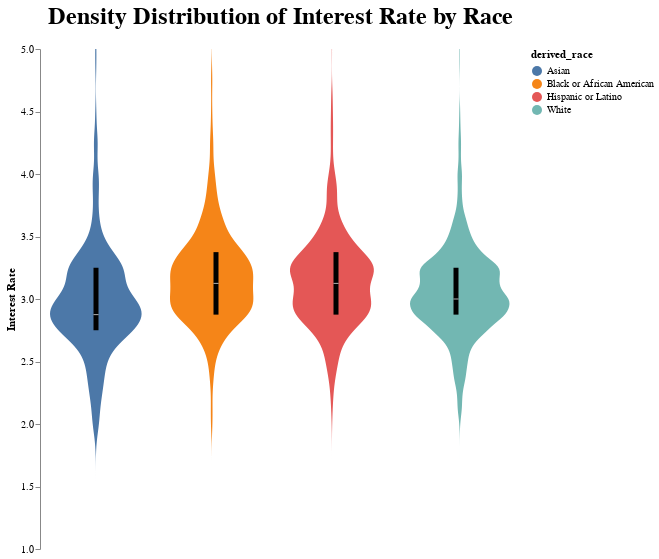

Notebook cell for this chart:
### Markdown cell above
Lets make our Violin Chart.

### Code cell
# Construct Violin Chart.
violins = alt.Chart().transform_density(
    'interest_rate',
    as_=['interest_rate','density'],
    extent=[1, 5],
    groupby=['derived_race']
).mark_area(orient='horizontal').encode(
    y=alt.Y('interest_rate:Q', title = '', axis=alt.Axis(tickCount=10, offset=10)),
    color='derived_race:N',
    x=alt.X(
        'density:Q',
        stack='center',
        impute=None,
        title=None,
        axis=None #alt.Axis(labels=False, values=[0],grid=False, ticks=True),
    ),
)

# Lets make quantile bars to see median, 25% quantiles, and 75% quantiles.
# We will then facet the violin plots for each racial group to plot them next to each other.
violins2=alt.layer(
    violins,
    alt.Chart().mark_boxplot(size=5, extent=0, outliers=False).encode(
        y= alt.Y('interest_rate', title = 'Interest Rate'),
        x= alt.value(46),
        color=alt.value('black')),
).properties(
    width=100,
    height= 500,
).facet(
    data=violin_df,
    column=alt.Column(
        'derived_race:N',
    header=alt.Header(
            title= 'Density Distribution of Interest Rate by Race',
            titleFontSize = 24,
            labels=False
        ),
    )
).configure_facet(
    spacing=0
).configure_view(
    stroke=None
)

# Give white background and minor configuration.
violins2.configure(background='#FFFFFF').configure_axis(
    grid=False).configure_view(
    strokeWidth=0).configure_view(strokeOpacity=0)

### Figure 1 — Vega-Lite specification as saved in the notebook (floating-point values rounded to 4 significant figures; data arrays with more than 128 entries replaced by an {"elided": "..."} marker saying what was removed)
{"usermeta": {"embedOptions": {"theme": "fivethirtyeight"}}, "config": {"view": {"continuousWidth": 400, "continuousHeight": 300, "strokeOpacity": 0}, "axis": {"grid": false}, "background": "#FFFFFF"}, "data": {"name": "data-1a682a28f8f0065da1ee9b6a1ed77cd7"}, "facet": {"column": {"field": "derived_race", "header": {"labels": false, "title": "Density Distribution of Interest Rate by Race", "titleFontSize": 24}, "type": "nominal"}}, "spec": {"layer": [{"mark": {"type": "area", "orient": "horizontal"}, "encoding": {"color": {"field": "derived_race", "type": "nominal"}, "x": {"axis": null, "field": "density", "impute": null, "stack": "center", "title": null, "type": "quantitative"}, "y": {"axis": {"offset": 10, "tickCount": 10}, "field": "interest_rate", "title": "", "type": "quantitative"}}, "transform": [{"density": "interest_rate", "extent": [1, 5], "groupby": ["derived_race"], "as": ["interest_rate", "density"]}]}, {"mark": {"type": "boxplot", "extent": 0, "outliers": false, "size": 5}, "encoding": {"color": {"value": "black"}, "x": {"value": 46}, "y": {"field": "interest_rate", "title": "Interest Rate", "type": "quantitative"}}}], "height": 500, "width": 100}, "$schema": "https://vega.github.io/schema/vega-lite/v4.17.0.json", "datasets": {"data-1a682a28f8f0065da1ee9b6a1ed77cd7": {"elided": "4800 records"}}}
